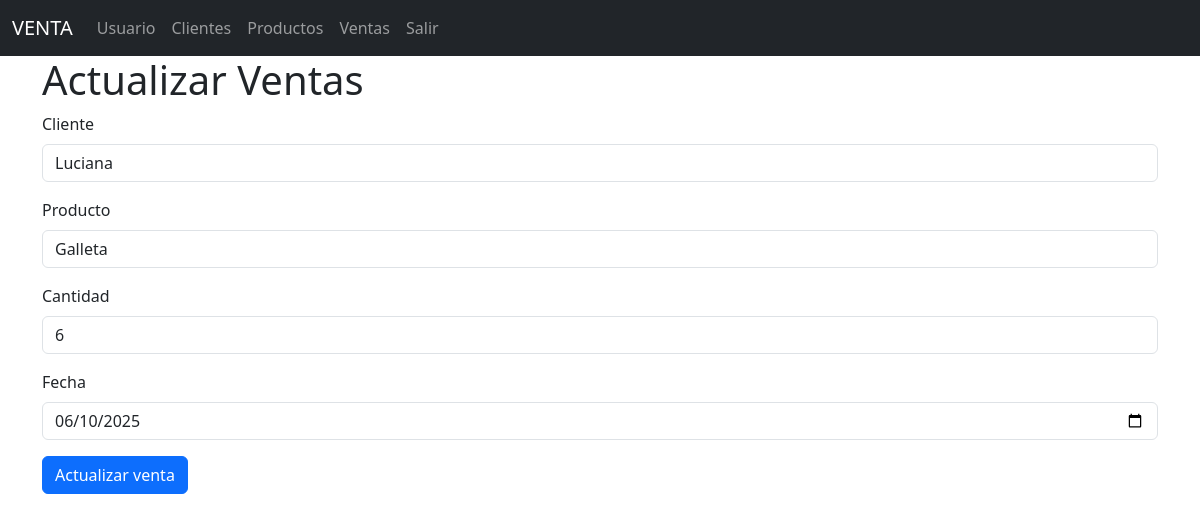
Page /ventas/edit/1 on the earlier database version.
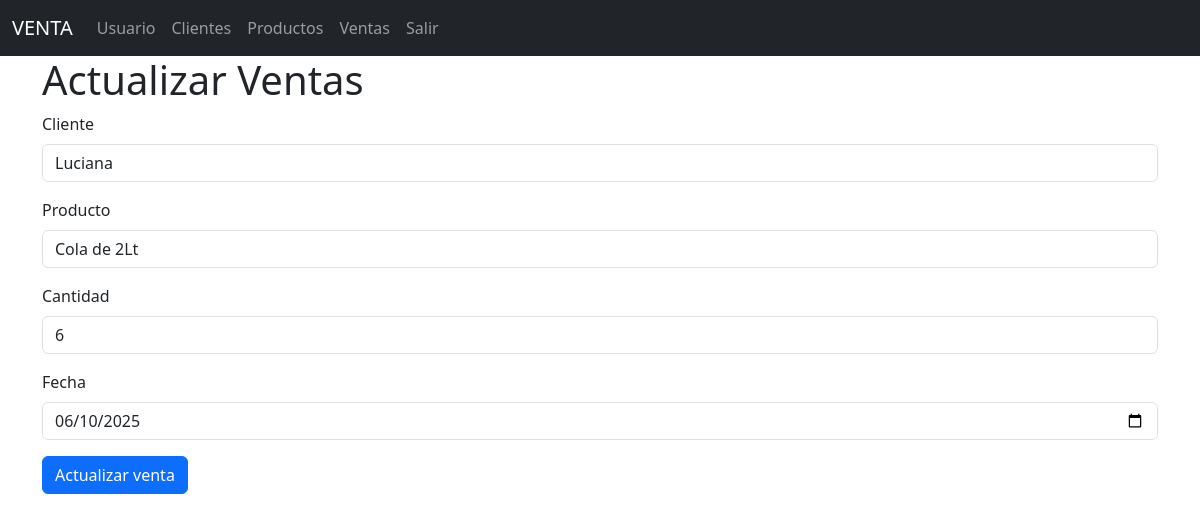
Same page on the later database version.
### models/venta_model.py (models this page shows, shortened)
class Venta(db.Model):
    __tablename__ = "ventas"
    id = db.Column(db.Integer, primary_key=True)
    cliente_id = db.Column(db.Integer, db.ForeignKey('clientes.id'), nullable=False)
    producto_id = db.Column(db.Integer, db.ForeignKey('productos.id'), nullable=False)
    cantidad = db.Column(db.Integer, nullable=False)
    fecha = db.Column(db.DateTime, nullable=False)
    cliente = db.relationship('Cliente', back_populates='ventas')
    producto = db.relationship('Producto', back_populates='ventas')
    @staticmethod
    def get_by_id(id):
        return Venta.query.get(id)

### models/producto_model.py (models this page shows, shortened)
class Producto(db.Model):
    __tablename__ = "productos"
    id = db.Column(db.Integer, primary_key=True)
    descripcion = db.Column(db.String(120), nullable=False)
    precio = db.Column(db.Float(11,2), nullable=False)
    stock = db.Column(db.Integer, nullable=False)
    ventas = db.relationship('Venta', back_populates='producto')

### models/cliente_model.py (models this page shows, shortened)
class Cliente(db.Model):
    __tablename__ = "clientes"
    id = db.Column(db.Integer, primary_key=True)
    nombre = db.Column(db.String(80), nullable=False)
    email = db.Column(db.String(100), nullable=False)
    telefono = db.Column(db.String(20), nullable=False)
    ventas = db.relationship('Venta', back_populates='cliente')

### controllers/venta_controller.py (the view, shortened to what this page needs)
@venta_bp.route("/edit/<int:id>",methods=['GET','POST'])
def edit(id):
    venta = Venta.get_by_id(id)
    clientes = Cliente.query.all()
    productos = Producto.query.all()
    return venta_view.edit(venta,clientes,productos)

### run.py (called while the page is built)
@app.context_processor
def inject_activate_path():
    def is_activate(path):
        return 'activate' if request.path == path else ''
    return dict(is_activate=is_activate)

### views/venta_view.py (called while the page is built)
def edit(venta, clientes, productos):
    return render_template('ventas/edit.html', venta=venta, clientes=clientes, productos=productos)

### templates/ventas/edit.html (shortened to what this page needs)
{% extends 'base.html' %}
{% block content %}
<h1>Actualizar  Ventas</h1>
<form action="{{ url_for('venta.edit',id=venta.id) }}" method="POST">
    <div class="mb-3">
        <label for="" class="form-label">Cliente</label>
        <select name="cliente_id"  class="form-control" required>
            {% for cliente in clientes %}
            <option value="{{cliente.id}}" {% if cliente.id == venta.cliente_id %}
            selected{% endif %}>{{cliente.nombre}}</option>
            {% endfor %}
        </select>
    </div>
    <div class="mb-3">
        <label for="" class="form-label">Producto</label>
        <select name="producto_id"  class="form-control" required>
            {% for producto in productos %}
            <option value="{{producto.id}}"{% if producto.id == venta.producto_id %}
            selected{% endif %}>{{producto.descripcion}}</option>
            {% endfor %}
        </select>
    </div>
     <div class="mb-3">
        <label for="" class="form-label">Cantidad</label>
        <input type="number" class="form-control" name="cantidad" value="{{venta.cantidad}}" required>
    </div>
    <div class="mb-3">
        <label for="" class="form-label">Fecha</label>
        <input type="date" class="form-control" name="fecha" value="{{venta.fecha.strftime('%Y-%m-%d')}}"  required>
    </div>
    <button type="submit" class="btn btn-primary">Actualizar  venta</button>
</form>
{% endblock %}

Differences in the rows shown:
changed Venta "Luciana": producto_id "Galleta" → "Cola de 2Lt"
